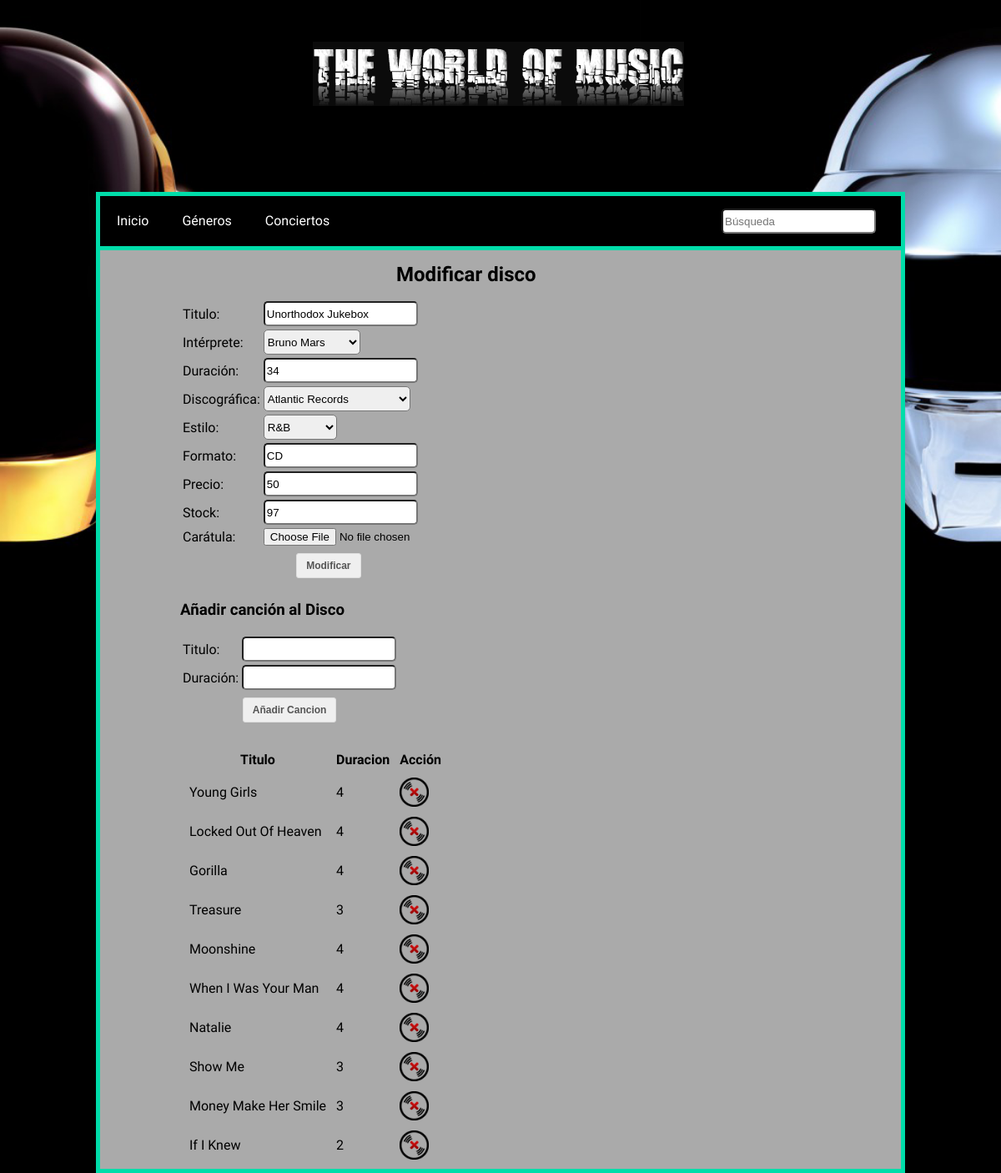
/modificardisco.php?idDisco=4, run on the app's committed database.
### tables this page shows
CREATE TABLE IF NOT EXISTS `disco` (
  `idDisco` int(5) NOT NULL,
  `titulo` varchar(50) DEFAULT NULL,
  `duracion` int(5) DEFAULT NULL,
  `formato` varchar(50) DEFAULT NULL,
  `precio` decimal(6,0) DEFAULT NULL,
  `stock` int(5) DEFAULT NULL,
  `caratula` varchar(50) NOT NULL,
  `idDiscografica` int(9) NOT NULL,
  `idInter` int(9) NOT NULL,
  `idEstilo` int(9) NOT NULL
);

CREATE TABLE IF NOT EXISTS `canciones` (
  `idCancion` int(9) NOT NULL,
  `titulo` varchar(50) NOT NULL,
  `duracion` int(9) NOT NULL,
  `idDisco` int(5) NOT NULL
);

### modificardisco.php (the view, shortened to what this page needs)
<html>
    <head>
        <?php
            switch ($line["tema"]) {
        ?>
        <?php
                default:
        ?>
                    <link href="css/estilos.css" rel="stylesheet" type="text/css">
        <?php
                    break;
            }
        ?>
        <link href="css/estilosModificar.css" rel="stylesheet" type="text/css">
    </head>
    <body>
    <div id="top">
        <a href="index.php"><div id="logo"></div></a>
    </div>
    <div id="middle">
        <?php
            include("menu.php");
        ?>
        <div id="contenido">
        <?php
        if(!empty($_GET['idDisco'])){
            $query="SELECT * FROM disco where idDisco='".$_GET['idDisco']."'";
            $result = mysql_query($query) or die('Consulta fallida: ' . mysql_error());
            $line = mysql_fetch_array($result, MYSQL_ASSOC);
            $query = "SELECT * FROM interprete";
            $result2 = mysql_query($query) or die('Consulta fallida: ' . mysql_error());
            $query = "SELECT * FROM discografica";
            $result3 = mysql_query($query) or die('Consulta fallida: ' . mysql_error());
            $query = "SELECT * FROM estilo";
            $result4 = mysql_query($query) or die('Consulta fallida: ' . mysql_error());
            $query="SELECT * FROM canciones where idDisco='".$_GET['idDisco']."'";
            $result5 = mysql_query($query) or die('Consulta fallida: ' . mysql_error());
            echo "<h2>Modificar disco</h2>";
            echo "<form method='post'  action='modificardisco.php'>";
            echo "<table>";
            echo "<tr><td>Titulo:</td><td><input type='text' class='texto' name='titulo' value='".$line['titulo']."' required></td></tr>";
            echo "<tr><td>Intérprete:</td><td><select class='texto' name='interp'>";
            while ($line2 = mysql_fetch_array($result2, MYSQL_ASSOC)) {
                if($line['idInter']==$line2['idInt']){
                    echo "<option value='".$line2['idInt']."' selected>".$line2['alias']."</option>";
                }else{
                    echo "<option value='".$line2['idInt']."'>".$line2['alias']."</option>";
                }
            }
            echo "<tr><td>Duración:</td><td><input type='text' class='texto' name='duracion' value='".$line['duracion']."'></td></tr>";
            echo "<tr><td>Discográfica:</td><td><select class='texto' name='discog'>";
            while ($line3 = mysql_fetch_array($result3, MYSQL_ASSOC)) {
                if($line['idDiscografica']==$line3['idDiscografica']){
                    echo "<option value='".$line3['idDiscografica']."' selected>".$line3['nombre']."</option>";
                }else{
                    echo "<option value='".$line3['idDiscografica']."'>".$line3['nombre']."</option>";
                }
            }
            echo "<tr><td>Estilo:</td><td><select class='texto' name='estilo'>";
            while ($line4 = mysql_fetch_array($result4, MYSQL_ASSOC)) {
                if($line['idEstilo']==$line4['idEstilo']){
                    echo "<option value='".$line4['idEstilo']."' selected>".$line4['tipo']."</option>";
                }else{
                    echo "<option value='".$line4['idEstilo']."'>".$line4['tipo']."</option>";
                }
            }
            echo "<tr><td>Formato:</td><td><input type='text' class='texto' name='formato' value='".$line['formato']."'></td></tr>";
            echo "<tr><td>Precio:</td><td><input type='text' class='texto' name='precio' value='".$line['precio']."'></td></tr>";
            echo "<tr><td>Stock:</td><td><input type='text' class='texto' name='stock' value='".$line['stock']."'></td></tr>";
            echo "<tr><td>Carátula:</td><td><input type='file' accept='image/*' name='caratula'></td></tr>";
            echo "<tr><td colspan=2 align=center><input type='submit' name='modif' class='button' value='Modificar'></td></tr>";
            echo "</table>";
            echo "</form>";
            echo "<h3>Añadir canción al Disco</h3>";
            echo "<form method='post' action='modificardisco.php'>";
            echo "<table>";
            echo "<tr><td>Titulo:</td><td><input type='text' class='texto' name='titulo' required></td></tr>";
            echo "<tr><td>Duración:</td><td><input type='text' class='texto' name='duracion' required></td></tr>";
            echo "<tr><td colspan=2 align=center><input type='submit' name='anadirCan' class='button' value='Añadir Cancion'></td></tr>";
            echo "</table>";
            echo "</form>";
            echo "<table id='listaCa' cellspacing=10>";
            echo "<tr><th>Titulo</th><th>Duracion</th><th>Acción</th>";
            while ($line5 = mysql_fetch_array($result5, MYSQL_ASSOC)) {
                $cod=$line5['idCancion'];
                echo "<tr><td>".$line5['titulo']."</td><td>".$line5['duracion']."</td>
                <td><a href='eliminar.php?idCancion=$cod'><img src='imagenes/eliminar.png' onclick='javascript:return confirmacion();' title='Eliminar' width='35px' height='35px'></a></td></tr>";
            }
        }
    ?>
        </div>
    </div>
    </body>
</html>

### css/estilos.css (style rules this page uses)
body { margin: 0 auto; background-image: url(../imagenes/fondo.png); background-repeat: no-repeat; background-size: 100%; background-color: #000; font-family: 'Muli', sans-serif; }
.button { display: inline-block; text-decoration: none; font: bold 12px/12px Arial !important; padding: 8px 11px; color: #555; border: 1px solid #dedede; border-radius: 3px; margin: 5px; cursor: pointer; }
.texto { height: 30px; border-radius: 5px; display: inline-block; }
#top { margin-top: 50px; }
#logo { margin: 0 auto; width: 450px; height: 80px; background-image: url(../imagenes/logo.png); background-repeat: no-repeat; }
#middle { width: 80%; margin: 0 auto; background-color: #AAA; border: 5px solid #0DA; }
#contenido { width: 80%; margin: 0 auto; }
#contenido>h2 { width: 250px; margin: 0 auto; margin-top: 15px; margin-bottom: 15px; }
#contenido>h3 { width: 500px; }

### css/estilosModificar.css (style rules this page uses)
#middle { margin-top: 100px; }

### data on the page
disco: titulo "Unorthodox Jukebox", duracion "34", formato "CD", precio "50", stock "97"
canciones: titulo "Young Girls", duracion "4"
canciones: titulo "Locked Out Of Heaven", duracion "4"
canciones: titulo "Gorilla", duracion "4"
canciones: titulo "Treasure", duracion "3"
canciones: titulo "Moonshine", duracion "4"
canciones: titulo "When I Was Your Man", duracion "4"
canciones: titulo "Natalie", duracion "4"
canciones: titulo "Show Me", duracion "3"
canciones: titulo "Money Make Her Smile", duracion "3"
canciones: titulo "If I Knew", duracion "2"

### other printed values
form field interp "Bruno Mars"
form field discog "Atlantic Records"
form field estilo "R&B"
